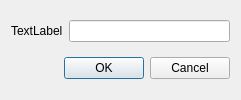
<?xml version="1.0" encoding="UTF-8"?>
<ui version="4.0">
 <class>CallLocInputDialog</class>
 <widget class="QDialog" name="CallLocInputDialog">
  <property name="geometry">
   <rect>
    <x>0</x>
    <y>0</y>
    <width>241</width>
    <height>100</height>
   </rect>
  </property>
  <property name="windowTitle">
   <string>Dialog</string>
  </property>
  <layout class="QVBoxLayout" name="verticalLayout">
   <item>
    <layout class="QHBoxLayout" name="horizontalLayout">
     <item>
      <widget class="QLabel" name="lineEditLabel">
       <property name="text">
        <string>TextLabel</string>
       </property>
      </widget>
     </item>
     <item>
      <widget class="CallsignLineEdit" name="lineEdit"/>
     </item>
    </layout>
   </item>
   <item>
    <layout class="QHBoxLayout" name="horizontalLayout_2">
     <item>
      <spacer name="horizontalSpacer">
       <property name="orientation">
        <enum>Qt::Horizontal</enum>
       </property>
       <property name="sizeHint" stdset="0">
        <size>
         <width>40</width>
         <height>20</height>
        </size>
       </property>
      </spacer>
     </item>
     <item>
      <widget class="QDialogButtonBox" name="buttonBox">
       <property name="orientation">
        <enum>Qt::Horizontal</enum>
       </property>
       <property name="standardButtons">
        <set>QDialogButtonBox::Cancel|QDialogButtonBox::Ok</set>
       </property>
      </widget>
     </item>
    </layout>
   </item>
  </layout>
 </widget>
 <customwidgets>
  <customwidget>
   <class>CallsignLineEdit</class>
   <extends>QLineEdit</extends>
   <header>CallsignLineEdit.h</header>
  </customwidget>
 </customwidgets>
 <resources/>
 <connections>
  <connection>
   <sender>buttonBox</sender>
   <signal>accepted()</signal>
   <receiver>CallLocInputDialog</receiver>
   <slot>accept()</slot>
   <hints>
    <hint type="sourcelabel">
     <x>248</x>
     <y>254</y>
    </hint>
    <hint type="destinationlabel">
     <x>157</x>
     <y>274</y>
    </hint>
   </hints>
  </connection>
  <connection>
   <sender>buttonBox</sender>
   <signal>rejected()</signal>
   <receiver>CallLocInputDialog</receiver>
   <slot>reject()</slot>
   <hints>
    <hint type="sourcelabel">
     <x>316</x>
     <y>260</y>
    </hint>
    <hint type="destinationlabel">
     <x>286</x>
     <y>274</y>
    </hint>
   </hints>
  </connection>
 </connections>
</ui>
